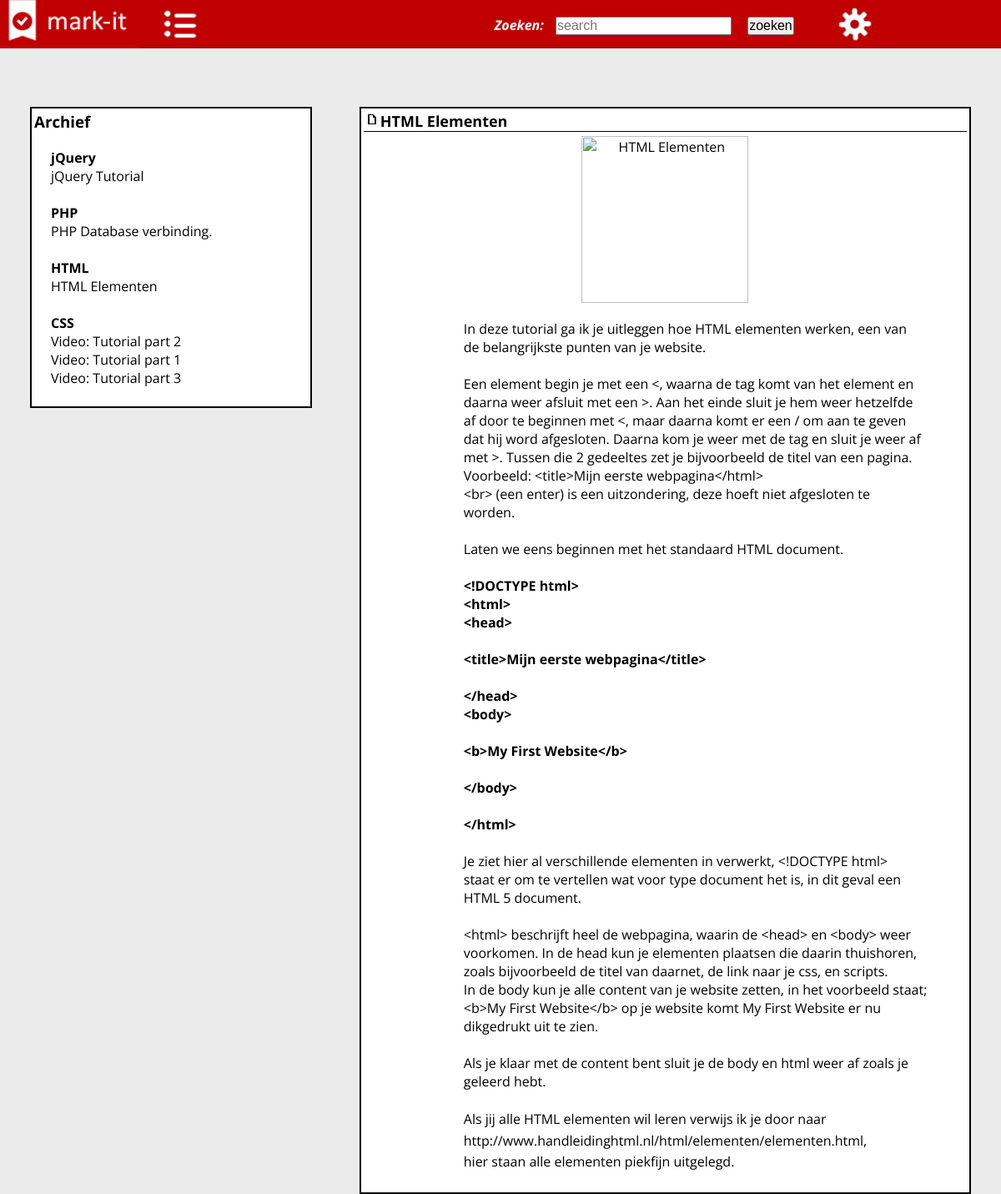
Screenshot of /article.php?id=1 with the database file from the repository.
### tables this page shows
CREATE TABLE `tuts` (
  `id` int(11) NOT NULL AUTO_INCREMENT,
  `titel` varchar(255) DEFAULT NULL,
  `bericht` text,
  `type` int(11) DEFAULT NULL,
  `videolink` varchar(255) DEFAULT NULL,
  `afbeelding` varchar(255) DEFAULT NULL,
  `auteur` varchar(255) DEFAULT NULL,
  PRIMARY KEY (`id`)
);

### includes/functions.php (called while the page is built, shortened)
<?php
 function Security($input) {
	$output = $input;
	$mysqli = get_my_db();
	$output = addslashes($output);
	$output = $mysqli->real_escape_string($output);
	$output = htmlspecialchars($output);
	return $output;
}
?>

### article.php (the view, shortened to what this page needs)
<?php
require("./template/header.php");
?>
	<div class="wrapper">
		<div class="rij1-1">
			<div class="tutorials">
		 		<h3>Archief</h3>
		 		<?php
				echo'<section class="tekst">';
			$sql = $mysqli->query("SELECT * FROM tuts WHERE type = 4") or die('error');
			if(mysqli_num_rows($sql) > 0)
			{
			echo'<dt><b>jQuery</b></dt>';
				while($row = mysqli_fetch_object($sql))
				{
				echo'<dl>';
				if($row->type == '4')
				{
		 				echo'<dd><a href="./article.php?id='.$row->id.'">'.$row->titel.'</a></dd>';
				}
				echo'</dl>';
				}
				}
				echo'<br>';
				$sql = $mysqli->query("SELECT * FROM tuts WHERE type = 3") or die('error');
			if(mysqli_num_rows($sql) > 0)
			{
		 		echo'<dt><b>PHP</b></dt>';
				while($row = mysqli_fetch_object($sql))
				{
               echo'<dl>';
				if($row->type == '3')
				{
		 				echo'<dd><a href="./article.php?id='.$row->id.'">'.$row->titel.'</a></dd>';
				}
				echo'</dl>';
				}
				}
				echo'<br>';
				$sql = $mysqli->query("SELECT * FROM tuts WHERE type = 1") or die('error');
			if(mysqli_num_rows($sql) > 0)
			{
			echo'<dt><b>HTML</b></dt>';
				while($row = mysqli_fetch_object($sql))
				{
				echo'<dl>';
				if($row->type == '1')
				{
		 				echo'<dd><a href="./article.php?id='.$row->id.'">'.$row->titel.'</a></dd>';
				}
				echo'</dl>';
				}
				}
				echo'<br>';
				$sql = $mysqli->query("SELECT * FROM tuts WHERE type = 2") or die('error');
			if(mysqli_num_rows($sql) > 0)
			{
			echo'<dt><b>CSS</b></dt>';
				while($row = mysqli_fetch_object($sql))
				{
					echo'<dl>';
				if($row->type == '2')
				{
		 				echo'<dd><a href="./article.php?id='.$row->id.'">'.$row->titel.'</a></dd>';
				}
				echo'</dl>';
				}
				echo'</section>';
				}
				?>
			</div>
		</div>
		<div class="rij2-2">
			<div class="fotos">
			<?php if(isset($_GET['id']))
			{
			    $id = Security($_GET['id']);
				$sql = $mysqli->query("SELECT * FROM tuts WHERE id = '".$id."' LIMIT 1");
				$row = mysqli_fetch_object($sql);
		 		echo'<h2>'.$row->titel.'</h2>';
				if(trim($row->videolink))
			{
			echo '<center><iframe width="532" height="315" src="'.$row->videolink.'" frameborder="0" allowfullscreen></iframe></center>';
			}
			else
			{
			echo '<div class="image"><center><img src="'.$row->afbeelding.'" style="width:200px;" alt="'.$row->titel.'"></center>	</div>';
			}
		 		echo'<div style="margin-left:100px;"><section class="tekst">'.$row->bericht.'</section></div>';
			}
			else
			{
			echo'<h2>Titel</h2>';
		 		echo'<section class="tekst">Nog geen bericht aangeklikt!</section>';
			}
			?>
			</div>
			</div>
	</div>
</body></html>

### css/style.css (style rules this page uses)
* { margin: 0; padding:0; }
body { background-color: #ebebeb; margin: auto; font-family: 'Open Sans', sans-serif; }
a { text-decoration: none; color: black; }
.wrapper { width: 94%; height: 800px; margin: auto; padding-top: 70px; }
.tutorials { -webkit-column-count:1; -moz-column-count:1; column-count:1; margin-bottom: 10px; border: 2px solid #000000; padding: 3px; background-color: white; }
.fotos { -webkit-column-count:1; -moz-column-count:1; column-count:1; margin-bottom: 10px; border: 2px solid #000000; padding: 3px; background-color: white; }
h2 { font-size: 18px; vertical-align: top; text-align: left; width: auto; border-bottom: 1px solid #000000; margin-bottom: 5px; }
h2:before { content: url('../img/add/doc2.png'); vertical-align: top; }
section.tekst { margin: 20px; }
.rij1-1 { width:30%; height:auto; float: left; margin-right: 5%; }
.rij2-2 { width:65%; height:auto; float:left; }

### rows the page displays
tuts: titel "jQuery Tutorial"
tuts: titel "PHP Database verbinding."
tuts: titel "HTML Elementen", bericht "In deze tutorial ga ik je uitleggen hoe HTML elementen werken, een van de belangrijkste punten van je website. Een element begin je met een <, waarna de tag komt van het element en daarna weer afsluit met een >. Aan het einde sluit je hem weer hetzelfde af door te beginnen met <, maar daarna komt er een / om aan te geven dat hij word afgesloten. Daarna kom je weer met de tag en sluit je weer af met >. Tussen die 2 gedeeltes zet je bijvoorbeeld de titel van een pagina. Voorbeeld: <title>Mijn eerste webpagina</html> <br> (een enter) is een uitzondering, deze hoeft niet afgesloten te worden. Laten we eens beginnen met het standaard HTML document. <!DOCTYPE html> <html> <head> <title>Mijn…"
tuts: titel "Video: Tutorial part 2"
tuts: titel "Video: Tutorial part 1"
tuts: titel "Video: Tutorial part 3"
